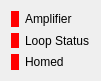
    <widget class="QWidget" name="layoutWidget_13">
     <property name="geometry">
      <rect>
       <x>270</x>
       <y>20</y>
       <width>101</width>
       <height>81</height>
      </rect>
     </property>
     <layout class="QGridLayout" name="gridLayout_18">
      <item row="1" column="1">
       <widget class="QLabel" name="label_20">
        <property name="text">
         <string>Loop Status</string>
        </property>
       </widget>
      </item>
      <item row="0" column="1">
       <widget class="QLabel" name="label_alt_warning_3">
        <property name="text">
         <string>Amplifier</string>
        </property>
       </widget>
      </item>
      <item row="0" column="0">
       <widget class="QLabel" name="label_m3_trans_amplifier">
        <property name="palette">
         <palette>
          <active>
           <colorrole role="WindowText">
            <brush brushstyle="SolidPattern">
             <color alpha="255">
              <red>255</red>
              <green>255</green>
              <blue>255</blue>
             </color>
            </brush>
           </colorrole>
           <colorrole role="Button">
            <brush brushstyle="SolidPattern">
             <color alpha="255">
              <red>255</red>
              <green>0</green>
              <blue>0</blue>
             </color>
            </brush>
           </colorrole>
           <colorrole role="Light">
            <brush brushstyle="SolidPattern">
             <color alpha="255">
              <red>255</red>
              <green>127</green>
              <blue>127</blue>
             </color>
            </brush>
           </colorrole>
           <colorrole role="Midlight">
            <brush brushstyle="SolidPattern">
             <color alpha="255">
              <red>255</red>
              <green>63</green>
              <blue>63</blue>
             </color>
            </brush>
           </colorrole>
           <colorrole role="Dark">
            <brush brushstyle="SolidPattern">
             <color alpha="255">
              <red>127</red>
              <green>0</green>
              <blue>0</blue>
             </color>
            </brush>
           </colorrole>
           <colorrole role="Mid">
            <brush brushstyle="SolidPattern">
             <color alpha="255">
              <red>170</red>
              <green>0</green>
              <blue>0</blue>
             </color>
            </brush>
           </colorrole>
           <colorrole role="Text">
            <brush brushstyle="SolidPattern">
             <color alpha="255">
              <red>255</red>
              <green>255</green>
              <blue>255</blue>
             </color>
            </brush>
           </colorrole>
           <colorrole role="BrightText">
            <brush brushstyle="SolidPattern">
             <color alpha="255">
              <red>255</red>
              <green>255</green>
              <blue>255</blue>
             </color>
            </brush>
           </colorrole>
           <colorrole role="ButtonText">
            <brush brushstyle="SolidPattern">
             <color alpha="255">
              <red>0</red>
              <green>0</green>
              <blue>0</blue>
             </color>
            </brush>
           </colorrole>
           <colorrole role="Base">
            <brush brushstyle="SolidPattern">
             <color alpha="255">
              <red>255</red>
              <green>0</green>
              <blue>0</blue>
             </color>
            </brush>
           </colorrole>
           <colorrole role="Window">
            <brush brushstyle="SolidPattern">
             <color alpha="255">
              <red>255</red>
              <green>0</green>
              <blue>0</blue>
             </color>
            </brush>
           </colorrole>
           <colorrole role="Shadow">
            <brush brushstyle="SolidPattern">
             <color alpha="255">
              <red>0</red>
              <green>0</green>
              <blue>0</blue>
             </color>
            </brush>
           </colorrole>
           <colorrole role="AlternateBase">
            <brush brushstyle="SolidPattern">
             <color alpha="255">
              <red>255</red>
              <green>127</green>
              <blue>127</blue>
             </color>
            </brush>
           </colorrole>
           <colorrole role="ToolTipBase">
            <brush brushstyle="SolidPattern">
             <color alpha="255">
              <red>255</red>
              <green>255</green>
              <blue>220</blue>
             </color>
            </brush>
           </colorrole>
           <colorrole role="ToolTipText">
            <brush brushstyle="SolidPattern">
             <color alpha="255">
              <red>0</red>
              <green>0</green>
              <blue>0</blue>
             </color>
            </brush>
           </colorrole>
          </active>
          <inactive>
           <colorrole role="WindowText">
            <brush brushstyle="SolidPattern">
             <color alpha="255">
              <red>255</red>
              <green>255</green>
              <blue>255</blue>
             </color>
            </brush>
           </colorrole>
           <colorrole role="Button">
            <brush brushstyle="SolidPattern">
             <color alpha="255">
              <red>255</red>
              <green>0</green>
              <blue>0</blue>
             </color>
            </brush>
           </colorrole>
           <colorrole role="Light">
            <brush brushstyle="SolidPattern">
             <color alpha="255">
              <red>255</red>
              <green>127</green>
              <blue>127</blue>
             </color>
            </brush>
           </colorrole>
           <colorrole role="Midlight">
            <brush brushstyle="SolidPattern">
             <color alpha="255">
              <red>255</red>
              <green>63</green>
              <blue>63</blue>
             </color>
            </brush>
           </colorrole>
           <colorrole role="Dark">
            <brush brushstyle="SolidPattern">
             <color alpha="255">
              <red>127</red>
              <green>0</green>
              <blue>0</blue>
             </color>
            </brush>
           </colorrole>
           <colorrole role="Mid">
            <brush brushstyle="SolidPattern">
             <color alpha="255">
              <red>170</red>
              <green>0</green>
              <blue>0</blue>
             </color>
            </brush>
           </colorrole>
           <colorrole role="Text">
            <brush brushstyle="SolidPattern">
             <color alpha="255">
              <red>255</red>
              <green>255</green>
              <blue>255</blue>
             </color>
            </brush>
           </colorrole>
           <colorrole role="BrightText">
            <brush brushstyle="SolidPattern">
             <color alpha="255">
              <red>255</red>
              <green>255</green>
              <blue>255</blue>
             </color>
            </brush>
           </colorrole>
           <colorrole role="ButtonText">
            <brush brushstyle="SolidPattern">
             <color alpha="255">
              <red>0</red>
              <green>0</green>
              <blue>0</blue>
             </color>
            </brush>
           </colorrole>
           <colorrole role="Base">
            <brush brushstyle="SolidPattern">
             <color alpha="255">
              <red>255</red>
              <green>0</green>
              <blue>0</blue>
             </color>
            </brush>
           </colorrole>
           <colorrole role="Window">
            <brush brushstyle="SolidPattern">
             <color alpha="255">
              <red>255</red>
              <green>0</green>
              <blue>0</blue>
             </color>
            </brush>
           </colorrole>
           <colorrole role="Shadow">
            <brush brushstyle="SolidPattern">
             <color alpha="255">
              <red>0</red>
              <green>0</green>
              <blue>0</blue>
             </color>
            </brush>
           </colorrole>
           <colorrole role="AlternateBase">
            <brush brushstyle="SolidPattern">
             <color alpha="255">
              <red>255</red>
              <green>127</green>
              <blue>127</blue>
             </color>
            </brush>
           </colorrole>
           <colorrole role="ToolTipBase">
            <brush brushstyle="SolidPattern">
             <color alpha="255">
              <red>255</red>
              <green>255</green>
              <blue>220</blue>
             </color>
            </brush>
           </colorrole>
           <colorrole role="ToolTipText">
            <brush brushstyle="SolidPattern">
             <color alpha="255">
              <red>0</red>
              <green>0</green>
              <blue>0</blue>
             </color>
            </brush>
           </colorrole>
          </inactive>
          <disabled>
           <colorrole role="WindowText">
            <brush brushstyle="SolidPattern">
             <color alpha="255">
              <red>255</red>
              <green>255</green>
              <blue>255</blue>
             </color>
            </brush>
           </colorrole>
           <colorrole role="Button">
            <brush brushstyle="SolidPattern">
             <color alpha="255">
              <red>255</red>
              <green>0</green>
              <blue>0</blue>
             </color>
            </brush>
           </colorrole>
           <colorrole role="Light">
            <brush brushstyle="SolidPattern">
             <color alpha="255">
              <red>255</red>
              <green>127</green>
              <blue>127</blue>
             </color>
            </brush>
           </colorrole>
           <colorrole role="Midlight">
            <brush brushstyle="SolidPattern">
             <color alpha="255">
              <red>255</red>
              <green>63</green>
              <blue>63</blue>
             </color>
            </brush>
           </colorrole>
           <colorrole role="Dark">
            <brush brushstyle="SolidPattern">
             <color alpha="255">
              <red>127</red>
              <green>0</green>
              <blue>0</blue>
             </color>
            </brush>
           </colorrole>
           <colorrole role="Mid">
            <brush brushstyle="SolidPattern">
             <color alpha="255">
              <red>170</red>
              <green>0</green>
              <blue>0</blue>
             </color>
            </brush>
           </colorrole>
           <colorrole role="Text">
            <brush brushstyle="SolidPattern">
             <color alpha="255">
              <red>255</red>
              <green>255</green>
              <blue>255</blue>
             </color>
            </brush>
           </colorrole>
           <colorrole role="BrightText">
            <brush brushstyle="SolidPattern">
             <color alpha="255">
              <red>255</red>
              <green>255</green>
              <blue>255</blue>
             </color>
            </brush>
           </colorrole>
           <colorrole role="ButtonText">
            <brush brushstyle="SolidPattern">
             <color alpha="255">
              <red>127</red>
              <green>0</green>
              <blue>0</blue>
             </color>
            </brush>
           </colorrole>
           <colorrole role="Base">
            <brush brushstyle="SolidPattern">
             <color alpha="255">
              <red>255</red>
              <green>0</green>
              <blue>0</blue>
             </color>
            </brush>
           </colorrole>
           <colorrole role="Window">
            <brush brushstyle="SolidPattern">
             <color alpha="255">
              <red>255</red>
              <green>0</green>
              <blue>0</blue>
             </color>
            </brush>
           </colorrole>
           <colorrole role="Shadow">
            <brush brushstyle="SolidPattern">
             <color alpha="255">
              <red>0</red>
              <green>0</green>
              <blue>0</blue>
             </color>
            </brush>
           </colorrole>
           <colorrole role="AlternateBase">
            <brush brushstyle="SolidPattern">
             <color alpha="255">
              <red>255</red>
              <green>0</green>
              <blue>0</blue>
             </color>
            </brush>
           </colorrole>
           <colorrole role="ToolTipBase">
            <brush brushstyle="SolidPattern">
             <color alpha="255">
              <red>255</red>
              <green>255</green>
              <blue>220</blue>
             </color>
            </brush>
           </colorrole>
           <colorrole role="ToolTipText">
            <brush brushstyle="SolidPattern">
             <color alpha="255">
              <red>0</red>
              <green>0</green>
              <blue>0</blue>
             </color>
            </brush>
           </colorrole>
          </disabled>
         </palette>
        </property>
        <property name="autoFillBackground">
         <bool>false</bool>
        </property>
        <property name="styleSheet">
         <string>background-color: rgb(255, 0, 0);</string>
        </property>
        <property name="frameShadow">
         <enum>QFrame::Sunken</enum>
        </property>
        <property name="lineWidth">
         <number>1</number>
        </property>
        <property name="text">
         <string>&lt;!DOCTYPE HTML PUBLIC &quot;-//W3C//DTD HTML 4.0//EN&quot; &quot;http://www.w3.org/TR/REC-html40/strict.dtd&quot;&gt;
&lt;html&gt;&lt;head&gt;&lt;meta name=&quot;qrichtext&quot; content=&quot;1&quot; /&gt;&lt;style type=&quot;text/css&quot;&gt;
p, li { white-space: pre-wrap; }
&lt;/style&gt;&lt;/head&gt;&lt;body style=&quot; font-family:'Sans'; font-size:10pt; font-weight:400; font-style:normal;&quot;&gt;
&lt;p align=&quot;justify&quot; style=&quot;-qt-paragraph-type:empty; margin-top:0px; margin-bottom:0px; margin-left:0px; margin-right:0px; -qt-block-indent:0; text-indent:0px;&quot;&gt;&lt;/p&gt;&lt;/body&gt;&lt;/html&gt;</string>
        </property>
       </widget>
      </item>
      <item row="1" column="0">
       <widget class="QLabel" name="label_m3_trans_loop">
        <property name="palette">
         <palette>
          <active>
           <colorrole role="WindowText">
            <brush brushstyle="SolidPattern">
             <color alpha="255">
              <red>255</red>
              <green>255</green>
              <blue>255</blue>
             </color>
            </brush>
           </colorrole>
           <colorrole role="Button">
            <brush brushstyle="SolidPattern">
             <color alpha="255">
              <red>255</red>
              <green>0</green>
              <blue>0</blue>
             </color>
            </brush>
           </colorrole>
           <colorrole role="Light">
            <brush brushstyle="SolidPattern">
             <color alpha="255">
              <red>255</red>
              <green>127</green>
              <blue>127</blue>
             </color>
            </brush>
           </colorrole>
           <colorrole role="Midlight">
            <brush brushstyle="SolidPattern">
             <color alpha="255">
              <red>255</red>
              <green>63</green>
              <blue>63</blue>
             </color>
            </brush>
           </colorrole>
           <colorrole role="Dark">
            <brush brushstyle="SolidPattern">
             <color alpha="255">
              <red>127</red>
              <green>0</green>
              <blue>0</blue>
             </color>
            </brush>
           </colorrole>
           <colorrole role="Mid">
            <brush brushstyle="SolidPattern">
             <color alpha="255">
              <red>170</red>
              <green>0</green>
              <blue>0</blue>
             </color>
            </brush>
           </colorrole>
           <colorrole role="Text">
            <brush brushstyle="SolidPattern">
             <color alpha="255">
              <red>255</red>
              <green>255</green>
              <blue>255</blue>
             </color>
            </brush>
           </colorrole>
           <colorrole role="BrightText">
            <brush brushstyle="SolidPattern">
             <color alpha="255">
              <red>255</red>
              <green>255</green>
              <blue>255</blue>
             </color>
            </brush>
           </colorrole>
           <colorrole role="ButtonText">
            <brush brushstyle="SolidPattern">
             <color alpha="255">
              <red>0</red>
              <green>0</green>
              <blue>0</blue>
             </color>
            </brush>
           </colorrole>
           <colorrole role="Base">
            <brush brushstyle="SolidPattern">
             <color alpha="255">
              <red>255</red>
              <green>0</green>
              <blue>0</blue>
             </color>
            </brush>
           </colorrole>
           <colorrole role="Window">
            <brush brushstyle="SolidPattern">
             <color alpha="255">
              <red>255</red>
              <green>0</green>
              <blue>0</blue>
             </color>
            </brush>
           </colorrole>
           <colorrole role="Shadow">
            <brush brushstyle="SolidPattern">
             <color alpha="255">
              <red>0</red>
              <green>0</green>
              <blue>0</blue>
             </color>
            </brush>
           </colorrole>
           <colorrole role="AlternateBase">
            <brush brushstyle="SolidPattern">
             <color alpha="255">
              <red>255</red>
              <green>127</green>
              <blue>127</blue>
             </color>
            </brush>
           </colorrole>
           <colorrole role="ToolTipBase">
            <brush brushstyle="SolidPattern">
             <color alpha="255">
              <red>255</red>
              <green>255</green>
              <blue>220</blue>
             </color>
            </brush>
           </colorrole>
           <colorrole role="ToolTipText">
            <brush brushstyle="SolidPattern">
             <color alpha="255">
              <red>0</red>
              <green>0</green>
              <blue>0</blue>
             </color>
            </brush>
           </colorrole>
          </active>
          <inactive>
           <colorrole role="WindowText">
            <brush brushstyle="SolidPattern">
             <color alpha="255">
              <red>255</red>
              <green>255</green>
              <blue>255</blue>
             </color>
            </brush>
           </colorrole>
           <colorrole role="Button">
            <brush brushstyle="SolidPattern">
             <color alpha="255">
              <red>255</red>
              <green>0</green>
              <blue>0</blue>
             </color>
            </brush>
           </colorrole>
           <colorrole role="Light">
            <brush brushstyle="SolidPattern">
             <color alpha="255">
              <red>255</red>
              <green>127</green>
              <blue>127</blue>
             </color>
            </brush>
           </colorrole>
           <colorrole role="Midlight">
            <brush brushstyle="SolidPattern">
             <color alpha="255">
              <red>255</red>
              <green>63</green>
              <blue>63</blue>
             </color>
            </brush>
           </colorrole>
           <colorrole role="Dark">
            <brush brushstyle="SolidPattern">
             <color alpha="255">
              <red>127</red>
              <green>0</green>
              <blue>0</blue>
             </color>
            </brush>
           </colorrole>
           <colorrole role="Mid">
            <brush brushstyle="SolidPattern">
             <color alpha="255">
              <red>170</red>
              <green>0</green>
              <blue>0</blue>
             </color>
            </brush>
           </colorrole>
           <colorrole role="Text">
            <brush brushstyle="SolidPattern">
             <color alpha="255">
              <red>255</red>
              <green>255</green>
              <blue>255</blue>
             </color>
            </brush>
           </colorrole>
           <colorrole role="BrightText">
            <brush brushstyle="SolidPattern">
             <color alpha="255">
              <red>255</red>
              <green>255</green>
              <blue>255</blue>
             </color>
            </brush>
           </colorrole>
           <colorrole role="ButtonText">
            <brush brushstyle="SolidPattern">
             <color alpha="255">
              <red>0</red>
              <green>0</green>
              <blue>0</blue>
             </color>
            </brush>
           </colorrole>
           <colorrole role="Base">
            <brush brushstyle="SolidPattern">
             <color alpha="255">
              <red>255</red>
              <green>0</green>
              <blue>0</blue>
             </color>
            </brush>
           </colorrole>
           <colorrole role="Window">
            <brush brushstyle="SolidPattern">
             <color alpha="255">
              <red>255</red>
              <green>0</green>
              <blue>0</blue>
             </color>
            </brush>
           </colorrole>
           <colorrole role="Shadow">
            <brush brushstyle="SolidPattern">
             <color alpha="255">
              <red>0</red>
              <green>0</green>
              <blue>0</blue>
             </color>
            </brush>
           </colorrole>
           <colorrole role="AlternateBase">
            <brush brushstyle="SolidPattern">
             <color alpha="255">
              <red>255</red>
              <green>127</green>
              <blue>127</blue>
             </color>
            </brush>
           </colorrole>
           <colorrole role="ToolTipBase">
            <brush brushstyle="SolidPattern">
             <color alpha="255">
              <red>255</red>
              <green>255</green>
              <blue>220</blue>
             </color>
            </brush>
           </colorrole>
           <colorrole role="ToolTipText">
            <brush brushstyle="SolidPattern">
             <color alpha="255">
              <red>0</red>
              <green>0</green>
              <blue>0</blue>
             </color>
            </brush>
           </colorrole>
          </inactive>
          <disabled>
           <colorrole role="WindowText">
            <brush brushstyle="SolidPattern">
             <color alpha="255">
              <red>255</red>
              <green>255</green>
              <blue>255</blue>
             </color>
            </brush>
           </colorrole>
           <colorrole role="Button">
            <brush brushstyle="SolidPattern">
             <color alpha="255">
              <red>255</red>
              <green>0</green>
              <blue>0</blue>
             </color>
            </brush>
           </colorrole>
           <colorrole role="Light">
            <brush brushstyle="SolidPattern">
             <color alpha="255">
              <red>255</red>
              <green>127</green>
              <blue>127</blue>
             </color>
            </brush>
           </colorrole>
           <colorrole role="Midlight">
            <brush brushstyle="SolidPattern">
             <color alpha="255">
              <red>255</red>
              <green>63</green>
              <blue>63</blue>
             </color>
            </brush>
           </colorrole>
           <colorrole role="Dark">
            <brush brushstyle="SolidPattern">
             <color alpha="255">
              <red>127</red>
              <green>0</green>
              <blue>0</blue>
             </color>
            </brush>
           </colorrole>
           <colorrole role="Mid">
            <brush brushstyle="SolidPattern">
             <color alpha="255">
              <red>170</red>
              <green>0</green>
              <blue>0</blue>
             </color>
            </brush>
           </colorrole>
           <colorrole role="Text">
            <brush brushstyle="SolidPattern">
             <color alpha="255">
              <red>255</red>
              <green>255</green>
              <blue>255</blue>
             </color>
            </brush>
           </colorrole>
           <colorrole role="BrightText">
            <brush brushstyle="SolidPattern">
             <color alpha="255">
              <red>255</red>
              <green>255</green>
              <blue>255</blue>
             </color>
            </brush>
           </colorrole>
           <colorrole role="ButtonText">
            <brush brushstyle="SolidPattern">
             <color alpha="255">
              <red>127</red>
              <green>0</green>
              <blue>0</blue>
             </color>
            </brush>
           </colorrole>
           <colorrole role="Base">
            <brush brushstyle="SolidPattern">
             <color alpha="255">
              <red>255</red>
              <green>0</green>
              <blue>0</blue>
             </color>
            </brush>
           </colorrole>
           <colorrole role="Window">
            <brush brushstyle="SolidPattern">
             <color alpha="255">
              <red>255</red>
              <green>0</green>
              <blue>0</blue>
             </color>
            </brush>
           </colorrole>
           <colorrole role="Shadow">
            <brush brushstyle="SolidPattern">
             <color alpha="255">
              <red>0</red>
              <green>0</green>
              <blue>0</blue>
             </color>
            </brush>
           </colorrole>
           <colorrole role="AlternateBase">
            <brush brushstyle="SolidPattern">
             <color alpha="255">
              <red>255</red>
              <green>0</green>
              <blue>0</blue>
             </color>
            </brush>
           </colorrole>
           <colorrole role="ToolTipBase">
            <brush brushstyle="SolidPattern">
             <color alpha="255">
              <red>255</red>
              <green>255</green>
              <blue>220</blue>
             </color>
            </brush>
           </colorrole>
           <colorrole role="ToolTipText">
            <brush brushstyle="SolidPattern">
             <color alpha="255">
              <red>0</red>
              <green>0</green>
              <blue>0</blue>
             </color>
            </brush>
           </colorrole>
          </disabled>
         </palette>
        </property>
        <property name="autoFillBackground">
         <bool>false</bool>
        </property>
        <property name="styleSheet">
         <string>background-color: rgb(255, 0, 0);</string>
        </property>
        <property name="frameShadow">
         <enum>QFrame::Sunken</enum>
        </property>
        <property name="lineWidth">
         <number>1</number>
        </property>
        <property name="text">
         <string>&lt;!DOCTYPE HTML PUBLIC &quot;-//W3C//DTD HTML 4.0//EN&quot; &quot;http://www.w3.org/TR/REC-html40/strict.dtd&quot;&gt;
&lt;html&gt;&lt;head&gt;&lt;meta name=&quot;qrichtext&quot; content=&quot;1&quot; /&gt;&lt;style type=&quot;text/css&quot;&gt;
p, li { white-space: pre-wrap; }
&lt;/style&gt;&lt;/head&gt;&lt;body style=&quot; font-family:'Sans'; font-size:10pt; font-weight:400; font-style:normal;&quot;&gt;
&lt;p align=&quot;justify&quot; style=&quot;-qt-paragraph-type:empty; margin-top:0px; margin-bottom:0px; margin-left:0px; margin-right:0px; -qt-block-indent:0; text-indent:0px;&quot;&gt;&lt;/p&gt;&lt;/body&gt;&lt;/html&gt;</string>
        </property>
       </widget>
      </item>
      <item row="2" column="0">
       <widget class="QLabel" name="label_m3_trans_home">
        <property name="styleSheet">
         <string>background-color: rgb(255, 0, 0);</string>
        </property>
        <property name="text">
         <string/>
        </property>
       </widget>
      </item>
      <item row="2" column="1">
       <widget class="QLabel" name="label_m3_trans_home_mark">
        <property name="text">
         <string>Homed</string>
        </property>
       </widget>
      </item>
     </layout>
    </widget>
